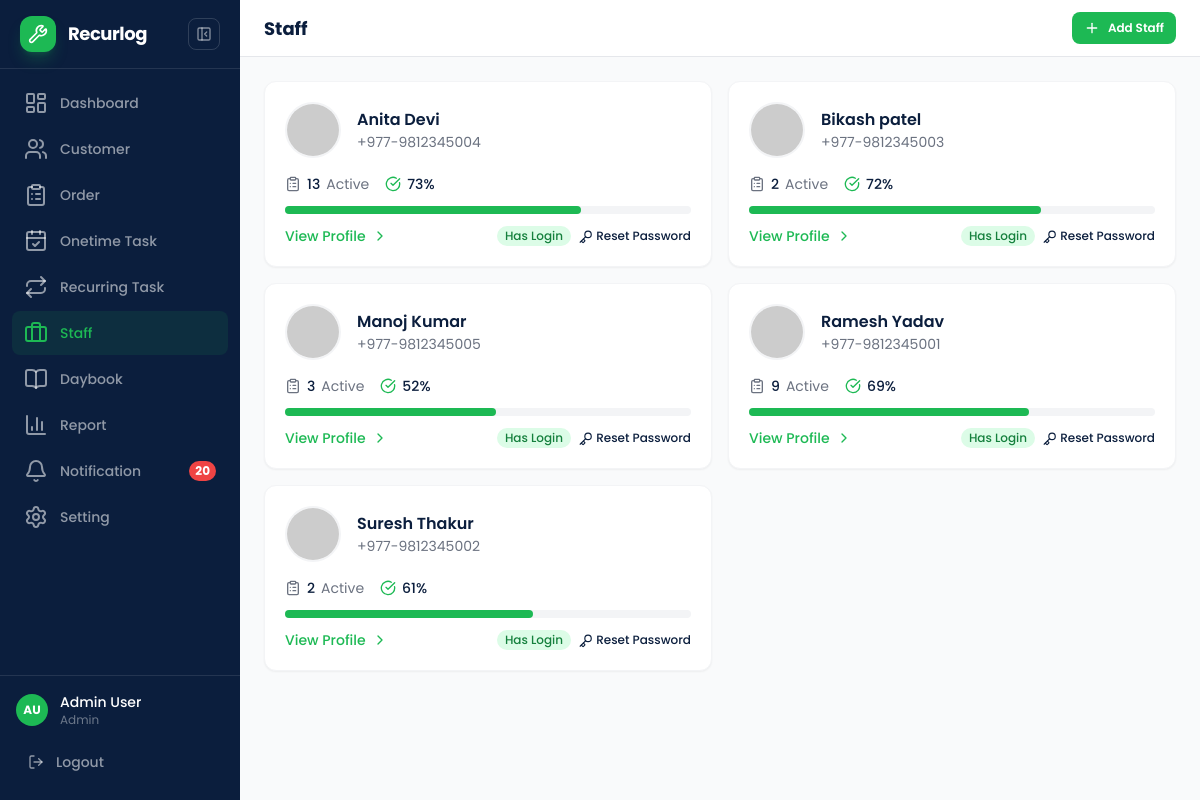
Page /pages/staff.php (signed in) on the committed database.
### tables this page shows
CREATE TABLE `fscrm_staff` (
  `id` int(11) NOT NULL AUTO_INCREMENT,
  `name` varchar(200) NOT NULL,
  `phone` varchar(50) DEFAULT NULL,
  `avatar` varchar(500) DEFAULT NULL,
  `active_tasks` int(11) DEFAULT 0,
  `created_at` datetime DEFAULT current_timestamp(),
  `updated_at` datetime DEFAULT current_timestamp() ON UPDATE current_timestamp(),
  PRIMARY KEY (`id`)
);

### includes/config.php (called while the page is built, shortened)
<?php
function isAuthed() {
    return !empty($_SESSION['user_id']);
}
function authUser() {
    return [
        'id' => $_SESSION['user_id'],
        'name' => $_SESSION['user_name'],
        'email' => $_SESSION['user_email'],
        'role' => $_SESSION['user_role']
    ];
}
function cacheBust() {
    $cssFile = __DIR__ . '/../assets/css/custom.css';
    $mtime = file_exists($cssFile) ? filemtime($cssFile) : time();
    return dechex($mtime);
}

### pages/staff.php (the view, shortened to what this page needs)
<?php
require_once '../includes/config.php';
$db = getDB();
$result = $db->query("SELECT s.*,
  (SELECT COUNT(*) FROM fscrm_tasks WHERE assigned_to = s.id AND status = 'pending') as active_tasks,
  (SELECT COUNT(*) FROM fscrm_tasks WHERE assigned_to = s.id) as total,
  (SELECT COUNT(*) FROM fscrm_tasks WHERE assigned_to = s.id AND status = 'completed') as completed,
  u.id as user_id,
  u.email as user_email
FROM fscrm_staff s
LEFT JOIN fscrm_users u ON u.staff_id = s.id
ORDER BY s.name");
$staff = [];
while ($row = $result->fetch_assoc()) {
  $row['completion_rate'] = $row['total'] > 0 ? round(($row['completed'] / $row['total']) * 100) : 0;
  $staff[] = $row;
}
?>
<!DOCTYPE html>
<html lang="en">
<head>
  <script src="https://cdn.tailwindcss.com"></script>
  <link rel="stylesheet" href="../assets/css/custom.css?v=<?= cacheBust() ?>">
</head>
<body class="bg-gray-50 font-sans min-h-screen">
<?php $pageTitle = 'Staff'; require_once '../includes/header.php'; ?>
  <div class="page-content">
    <header class="page-header">
      <div class="page-header-inner">
        <div class="flex items-center gap-2">
          <h1 class="page-title">Staff</h1>
        </div>
        <button onclick="openAddModal()" class="btn btn-sm btn-primary">
          <i data-lucide="plus" class="w-4 h-4"></i> Add Staff
        </button>
      </div>
    </header>
    <div class="p-4 sm:p-6">
      <div class="grid grid-cols-1 sm:grid-cols-2 gap-4">
        <?php foreach ($staff as $s): ?>
        <div class="bg-white rounded-xl border border-gray-100 shadow-sm p-5 hover:shadow-md transition-all fade-in relative group">
          <div class="flex items-center gap-4 mb-4">
            <img src="<?= htmlspecialchars($s['avatar']) ?>" alt="<?= htmlspecialchars($s['name']) ?>" class="w-14 h-14 rounded-full object-cover border-2 border-gray-100">
            <div class="flex-1 min-w-0">
              <h3 class="font-semibold text-navy text-base truncate"><?= htmlspecialchars($s['name']) ?></h3>
              <p class="text-sm text-gray-500 truncate"><?= htmlspecialchars($s['phone'] ?? '') ?></p>
            </div>
          </div>
          <div class="flex items-center gap-4 mb-3 text-sm">
            <div class="flex items-center gap-1.5 text-gray-500"><i data-lucide="clipboard-list" class="w-4 h-4"></i> <span class="font-medium text-navy"><?= (int)$s['active_tasks'] ?></span> Active</div>
            <div class="flex items-center gap-1.5 text-gray-500"><i data-lucide="check-circle" class="w-4 h-4 text-brand"></i> <span class="font-medium text-navy"><?= $s['completion_rate'] ?>%</span></div>
          </div>
          <div class="w-full bg-gray-100 rounded-full h-2 mb-3">
            <div class="bg-brand h-2 rounded-full transition-all" style="width:<?= $s['completion_rate'] ?>%"></div>
          </div>
          <div class="flex items-center justify-between">
            <a href="staff-detail.php?id=<?= $s['id'] ?>" class="inline-flex items-center gap-1.5 text-sm font-medium text-brand hover:text-brand/80 transition-colors">View Profile <i data-lucide="chevron-right" class="w-4 h-4"></i></a>
            <div class="flex items-center gap-2">
              <span class="text-xs px-2 py-0.5 rounded-full font-medium <?= $s['user_id'] ? 'bg-green-100 text-green-700' : 'bg-gray-100 text-gray-500' ?>">
                <?= $s['user_id'] ? 'Has Login' : 'No Login' ?>
              </span>
              <button onclick="openPasswordModal(<?= $s['id'] ?>, '<?= htmlspecialchars($s['name'], ENT_QUOTES) ?>', '<?= htmlspecialchars($s['user_email'] ?? '', ENT_QUOTES) ?>')" class="text-xs font-medium text-navy hover:text-brand transition-colors">
                <i data-lucide="key" class="w-3.5 h-3.5 inline"></i> <?= $s['user_id'] ? 'Reset' : 'Set' ?> Password
              </button>
            </div>
          </div>
        </div>
        <?php endforeach; ?>
      </div>
    </div>
  </div>
  <?php require_once '../includes/footer.php'; ?>
</body>
</html>

### includes/header.php (shortened to what this page needs)
<?php
require_once __DIR__ . '/config.php';
$db = getDB();
$notifResult = $db->query("SELECT COUNT(*) as cnt FROM fscrm_notifications WHERE is_read = 0");
$notifRow = $notifResult->fetch_assoc();
$unreadCount = $notifRow['cnt'];
?><!DOCTYPE html>
<html lang="en">
<head>
  <script src="https://cdn.tailwindcss.com"></script>
  <link rel="stylesheet" href="../assets/css/custom.css">
</head>
<body>
<?php include __DIR__ . '/sidebar.php'; ?>
<main id="main-content" style="transition: margin-left 0.25s ease">

### includes/sidebar.php (shortened to what this page needs)
<?php
$page = basename($_SERVER['PHP_SELF']);
function isActive($match) { global $page; return $page === $match ? 'active' : ''; }
$collapsed = !empty($_COOKIE['fscrm_sidebar_collapsed']) && $_COOKIE['fscrm_sidebar_collapsed'] === 'true';
$user = authUser();
$userInitials = '';
if ($user) {
    $parts = explode(' ', $user['name']);
    foreach ($parts as $p) $userInitials .= strtoupper($p[0] ?? '');
}
?><div class="sidebar-backdrop" id="sidebar-backdrop"></div>
<aside class="sidebar<?= $collapsed ? ' collapsed' : '' ?>" id="sidebar" tabindex="-1">
  <div class="flex items-center justify-between px-5 py-4 border-b border-white/10">
    <a href="dashboard.php" class="flex items-center gap-3" style="text-decoration:none">
      <div class="w-9 h-9 bg-brand rounded-xl flex items-center justify-center shadow-lg shadow-brand/25">
        <i data-lucide="wrench" class="w-5 h-5 text-white"></i>
      </div>
      <span class="sidebar-brand-name text-lg font-bold tracking-tight">Recurlog</span>
    </a>
    <div class="flex items-center gap-1">
      <button class="sidebar-desktop-toggle sidebar-collapse-btn" onclick="toggleSidebar()" aria-label="Toggle sidebar">
        <i data-lucide="panel-left-close" class="w-4 h-4"></i>
      </button>
    </div>
  </div>
  <nav class="sidebar-nav">
    <a href="dashboard.php" class="sidebar-nav-link <?= isActive('dashboard.php') ?>"><i data-lucide="layout-dashboard"></i><span>Dashboard</span></a>
    <a href="customers.php" class="sidebar-nav-link <?= isActive('customers.php') ?>"><i data-lucide="users"></i><span>Customer</span></a>
    <a href="orders.php" class="sidebar-nav-link <?= isActive('orders.php') ?>"><i data-lucide="clipboard-list"></i><span>Order</span></a>
    <a href="onetime-task.php" class="sidebar-nav-link <?= isActive('onetime-task.php') ?>"><i data-lucide="calendar-check"></i><span>Onetime Task</span></a>
    <a href="recurring-task.php" class="sidebar-nav-link <?= isActive('recurring-task.php') ?>"><i data-lucide="repeat"></i><span>Recurring Task</span></a>
    <a href="staff.php" class="sidebar-nav-link <?= isActive('staff.php') ?>"><i data-lucide="briefcase"></i><span>Staff</span></a>
    <a href="daybook.php" class="sidebar-nav-link <?= isActive('daybook.php') ?>"><i data-lucide="book-open"></i><span>Daybook</span></a>
    <a href="reports.php" class="sidebar-nav-link <?= isActive('reports.php') ?>"><i data-lucide="bar-chart-3"></i><span>Report</span></a>
    <a href="notifications.php" class="sidebar-nav-link <?= isActive('notifications.php') ?>">
      <i data-lucide="bell"></i><span>Notification</span>
      <?php if ($unreadCount > 0): ?>
      <span class="ml-auto bg-danger text-white text-xs font-bold px-1.5 py-0.5 rounded-full"><?= $unreadCount ?></span>
      <?php endif; ?>
    </a>
    <a href="settings.php" class="sidebar-nav-link <?= isActive('settings.php') ?>"><i data-lucide="settings"></i><span>Setting</span></a>
  </nav>
  <div class="p-4 border-t border-white/10 flex flex-col gap-2">
    <div class="flex items-center gap-3">
      <div class="w-8 h-8 rounded-full bg-brand flex items-center justify-center text-xs font-bold text-white"><?= htmlspecialchars($userInitials) ?></div>
      <div class="sidebar-user-info text-sm">
        <p class="font-medium text-white"><?= htmlspecialchars($user['name'] ?? 'Admin User') ?></p>
        <p class="text-xs text-white/40"><?= htmlspecialchars(ucfirst($user['role'] ?? 'admin')) ?></p>
      </div>
    </div>
    <a href="logout.php" class="sidebar-logout sidebar-nav-link" style="width:100%;text-align:left;margin-top:4px">
      <i data-lucide="log-out" class="w-4 h-4"></i><span>Logout</span>
    </a>
  </div>
</aside>

### includes/footer.php (shortened to what this page needs)
</body>
</html>

### assets/css/custom.css (style rules this page uses)
:root { --color-primary: #1DB954; --color-primary-dark: #16a34a; --color-success: #22C55E; --color-danger: #EF4444; --color-warning: #F59E0B; --color-info: #3B82F6; --color-navy: #0B1E3D; --color-amber: #F59E0B; --color-neutral-50: #F9FAFB; --color-neutral-100: #F3F4F6; --color-neutral-200: #E5E7EB; --color-neutral-300: #D1D5DB; --color-neutral-400: #9CA3AF; --color-neutral-500: #6B7280; --color-neutral-600: #4B5563; --color-neutral-700: #374151; --color-neutral-800: #1F2937; --color-neutral-900: #111827; --space-1: 4px; --space-2: 8px; --space-3: 12px; --space-4: 16px; --space-5: 20px; --space-6: 24px; --space-8: 32px; --space-10: 40px; --space-12: 48px; --radius-sm: 4px; --radius-md: 8px; --radius-lg: 12px; --radius-xl: 16px; --radius-full: 999px; --text-xs: 12px; --text-sm: 14px; --text-base: 16px; --text-lg: 18px; --text-xl: 20px; --text-2xl: 24px; --text-3xl: 30px; --text-4xl: 36px; --shadow-sm: 0 1px 2px rgba(0,0,0,0.05); --shadow-md: 0 4px 6px -1px rgba(0,0,0,0.1), 0 2px 4px -2px rgba(0,0,0,0.1); --shadow-lg: 0 10px 15px -3px rgba(0,0,0,0.1), 0 4px 6px -4px rgba(0,0,0,0.1); --sidebar-width: 240px; --sidebar-collapsed-width: 60px; --header-height: 56px; --bottom-nav-height: 56px; }
*, *::before, *::after { box-sizing: border-box; }
html { -webkit-text-size-adjust: 100%; scroll-behavior: smooth; }
body { font-family: 'Poppins', sans-serif; font-size: var(--text-base); line-height: 1.5; color: var(--color-neutral-900); background: var(--color-neutral-50); -webkit-font-smoothing: antialiased; -moz-osx-font-smoothing: grayscale; overflow-x: hidden; }
.sidebar-collapse-btn { display: none; align-items: center; justify-content: center; width: 32px; height: 32px; background: transparent; border: 1px solid rgba(255,255,255,0.15); border-radius: var(--radius-md); cursor: pointer; color: rgba(255,255,255,0.5); flex-shrink: 0; transition: all 150ms; }
.sidebar { position: fixed; top: 0; left: 0; width: 80vw; max-width: 320px; height: 100%; z-index: 40; display: flex; flex-direction: column; background: var(--color-navy); color: #fff; transform: translateX(-100%); transition: transform 250ms ease; will-change: transform; outline: none; }
.sidebar .sidebar-desktop-toggle { display: none; }
@media (min-width: 768px) { .sidebar { position: fixed; top: 0; left: 0; width: var(--sidebar-width); max-width: none; height: 100vh; z-index: 30; transform: none; transition: width 250ms ease; will-change: width; } }
@media (min-width: 768px) { .sidebar .sidebar-desktop-toggle { display: inline-flex; } }
@media (min-width: 768px) { .page-content { margin-left: var(--sidebar-width); transition: margin-left 250ms ease; min-height: 100vh; } }
.sidebar-nav { flex: 1; overflow-y: auto; padding: var(--space-3); display: flex; flex-direction: column; gap: 2px; }
.sidebar-nav-link { display: flex; align-items: center; gap: var(--space-3); padding: 10px 12px; border-radius: var(--radius-md); font-size: var(--text-sm); font-weight: 500; color: rgba(255,255,255,0.55); text-decoration: none; transition: all 150ms; min-height: 44px; -webkit-tap-highlight-color: transparent; }
.sidebar-nav-link.active { color: var(--color-primary); background: rgba(29, 185, 84, 0.1); }
.page-content { min-height: 100vh; }
.page-header { position: sticky; top: 0; z-index: 20; background: #fff; border-bottom: 1px solid var(--color-neutral-200); }
.page-header-inner { display: flex; align-items: center; justify-content: space-between; height: var(--header-height); padding: 0 var(--space-4); }
.page-title { font-size: var(--text-lg); font-weight: 700; color: var(--color-navy); margin: 0; }
@media (min-width: 768px) { .page-header-inner { padding: 0 var(--space-6); } }
.btn { display: inline-flex; align-items: center; justify-content: center; gap: 8px; border: none; font-family: inherit; font-weight: 600; cursor: pointer; border-radius: var(--radius-lg); transition: all 150ms; text-decoration: none; white-space: nowrap; -webkit-tap-highlight-color: transparent; min-height: 44px; }
.btn-sm { padding: 6px 12px; font-size: var(--text-xs); min-height: 32px; border-radius: var(--radius-md); }
.btn-primary { background: var(--color-primary); color: #fff; }

### rows in the picture
fscrm_staff: name "Anita Devi", phone "+977-9812345004", active_tasks "13", completion_rate "73"
fscrm_staff: name "Bikash patel", phone "+977-9812345003", active_tasks "2", completion_rate "72"
fscrm_staff: name "Manoj Kumar", phone "+977-9812345005", active_tasks "3", completion_rate "52"
fscrm_staff: name "Ramesh Yadav", phone "+977-9812345001", active_tasks "9", completion_rate "69"
fscrm_staff: name "Suresh Thakur", phone "+977-9812345002", active_tasks "2", completion_rate "61"

### other values in the picture
$unreadCount "20"
$userInitials "AU"
$user['name'] "Admin User"
$user['role'] "Admin"
